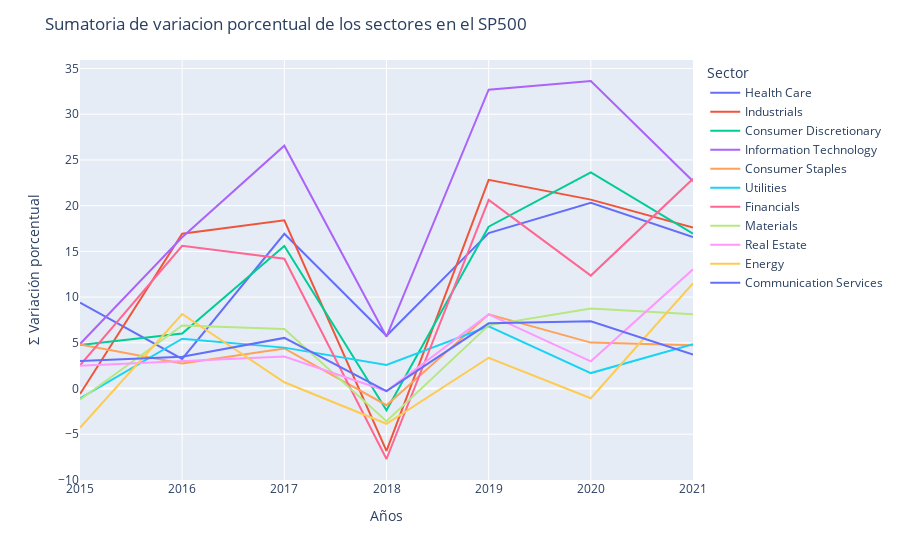

Source (notebook cell):
### Code cell
py.init_notebook_mode(connected=True)
fig = px.line(variations_ssum.iloc[15:,:],x=variations_ssum.iloc[15:,:].index,y=variations_ssum.columns.tolist())
fig.update_layout(
    title="Sumatoria de variacion porcentual de los sectores en el SP500",
    xaxis_title="Años",
    yaxis_title="Σ Variación porcentual",
    legend_title="Sector")
fig.show()

### Figure 1 — Plotly figure (JSON) as saved in the notebook; plotly's stock layout.template omitted (floating-point values rounded to 4 significant figures)
{"data": [{"hovertemplate": "variable=Health Care<br>x=%{x}<br>value=%{y}<extra></extra>", "legendgroup": "Health Care", "line": {"color": "#636efa", "dash": "solid"}, "marker": {"symbol": "circle"}, "mode": "lines", "name": "Health Care", "orientation": "v", "showlegend": true, "type": "scatter", "x": [2015, 2016, 2017, 2018, 2019, 2020, 2021], "xaxis": "x", "y": [9.394, 3.238, 16.93, 5.774, 17.0, 20.32, 16.58], "yaxis": "y"}, {"hovertemplate": "variable=Industrials<br>x=%{x}<br>value=%{y}<extra></extra>", "legendgroup": "Industrials", "line": {"color": "#EF553B", "dash": "solid"}, "marker": {"symbol": "circle"}, "mode": "lines", "name": "Industrials", "orientation": "v", "showlegend": true, "type": "scatter", "x": [2015, 2016, 2017, 2018, 2019, 2020, 2021], "xaxis": "x", "y": [-0.5991, 16.94, 18.39, -6.819, 22.82, 20.66, 17.61], "yaxis": "y"}, {"hovertemplate": "variable=Consumer Discretionary<br>x=%{x}<br>value=%{y}<extra></extra>", "legendgroup": "Consumer Discretionary", "line": {"color": "#00cc96", "dash": "solid"}, "marker": {"symbol": "circle"}, "mode": "lines", "name": "Consumer Discretionary", "orientation": "v", "showlegend": true, "type": "scatter", "x": [2015, 2016, 2017, 2018, 2019, 2020, 2021], "xaxis": "x", "y": [4.762, 6.024, 15.59, -2.375, 17.69, 23.63, 16.95], "yaxis": "y"}, {"hovertemplate": "variable=Information Technology<br>x=%{x}<br>value=%{y}<extra></extra>", "legendgroup": "Information Technology", "line": {"color": "#ab63fa", "dash": "solid"}, "marker": {"symbol": "circle"}, "mode": "lines", "name": "Information Technology", "orientation": "v", "showlegend": true, "type": "scatter", "x": [2015, 2016, 2017, 2018, 2019, 2020, 2021], "xaxis": "x", "y": [4.873, 16.54, 26.56, 5.672, 32.68, 33.63, 22.67], "yaxis": "y"}, {"hovertemplate": "variable=Consumer Staples<br>x=%{x}<br>value=%{y}<extra></extra>", "legendgroup": "Consumer Staples", "line": {"color": "#FFA15A", "dash": "solid"}, "marker": {"symbol": "circle"}, "mode": "lines", "name": "Consumer Staples", "orientation": "v", "showlegend": true, "type": "scatter", "x": [2015, 2016, 2017, 2018, 2019, 2020, 2021], "xaxis": "x", "y": [4.83, 2.739, 4.382, -1.822, 8.11, 5.019, 4.744], "yaxis": "y"}, {"hovertemplate": "variable=Utilities<br>x=%{x}<br>value=%{y}<extra></extra>", "legendgroup": "Utilities", "line": {"color": "#19d3f3", "dash": "solid"}, "marker": {"symbol": "circle"}, "mode": "lines", "name": "Utilities", "orientation": "v", "showlegend": true, "type": "scatter", "x": [2015, 2016, 2017, 2018, 2019, 2020, 2021], "xaxis": "x", "y": [-1.087, 5.447, 4.473, 2.569, 6.808, 1.689, 4.85], "yaxis": "y"}, {"hovertemplate": "variable=Financials<br>x=%{x}<br>value=%{y}<extra></extra>", "legendgroup": "Financials", "line": {"color": "#FF6692", "dash": "solid"}, "marker": {"symbol": "circle"}, "mode": "lines", "name": "Financials", "orientation": "v", "showlegend": true, "type": "scatter", "x": [2015, 2016, 2017, 2018, 2019, 2020, 2021], "xaxis": "x", "y": [2.527, 15.61, 14.2, -7.709, 20.62, 12.35, 22.94], "yaxis": "y"}, {"hovertemplate": "variable=Materials<br>x=%{x}<br>value=%{y}<extra></extra>", "legendgroup": "Materials", "line": {"color": "#B6E880", "dash": "solid"}, "marker": {"symbol": "circle"}, "mode": "lines", "name": "Materials", "orientation": "v", "showlegend": true, "type": "scatter", "x": [2015, 2016, 2017, 2018, 2019, 2020, 2021], "xaxis": "x", "y": [-1.223, 6.888, 6.517, -3.574, 6.912, 8.763, 8.132], "yaxis": "y"}, {"hovertemplate": "variable=Real Estate<br>x=%{x}<br>value=%{y}<extra></extra>", "legendgroup": "Real Estate", "line": {"color": "#FF97FF", "dash": "solid"}, "marker": {"symbol": "circle"}, "mode": "lines", "name": "Real Estate", "orientation": "v", "showlegend": true, "type": "scatter", "x": [2015, 2016, 2017, 2018, 2019, 2020, 2021], "xaxis": "x", "y": [2.485, 2.981, 3.503, -0.2775, 8.104, 2.975, 13.04], "yaxis": "y"}, {"hovertemplate": "variable=Energy<br>x=%{x}<br>value=%{y}<extra></extra>", "legendgroup": "Energy", "line": {"color": "#FECB52", "dash": "solid"}, "marker": {"symbol": "circle"}, "mode": "lines", "name": "Energy", "orientation": "v", "showlegend": true, "type": "scatter", "x": [2015, 2016, 2017, 2018, 2019, 2020, 2021], "xaxis": "x", "y": [-4.303, 8.147, 0.6795, -3.858, 3.365, -1.067, 11.52], "yaxis": "y"}, {"hovertemplate": "variable=Communication Services<br>x=%{x}<br>value=%{y}<extra></extra>", "legendgroup": "Communication Services", "line": {"color": "#636efa", "dash": "solid"}, "marker": {"symbol": "circle"}, "mode": "lines", "name": "Communication Services", "orientation": "v", "showlegend": true, "type": "scatter", "x": [2015, 2016, 2017, 2018, 2019, 2020, 2021], "xaxis": "x", "y": [3.008, 3.48, 5.536, -0.292, 7.132, 7.353, 3.727], "yaxis": "y"}], "layout": {"legend": {"title": {"text": "Sector"}, "tracegroupgap": 0}, "margin": {"t": 60}, "title": {"text": "Sumatoria de variacion porcentual de los sectores en el SP500"}, "xaxis": {"anchor": "y", "domain": [0, 1], "title": {"text": "Años"}}, "yaxis": {"anchor": "x", "domain": [0, 1], "title": {"text": "Σ Variación porcentual"}}}}
